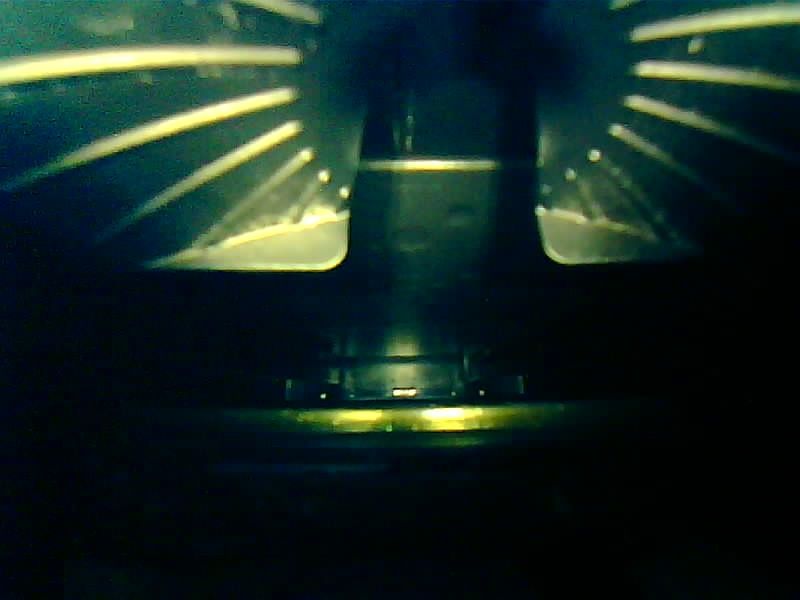
#> input picture Day 3 with weak models/images/Trial 1.jpg, 800 x 600 px, found by its file name
$ jupyter execute 'HoughLines Trasnform.ipynb'
#> lines starting #> are read from the running program, lines starting #| are printed output that depends on the picture; after the words box and inside, x2 and y2 are one past the last pixel; in counts of white or black regions, pixels touching at a corner belong together
## Complete pipeline

## Best Approach

[cell 1]
import cv2
import numpy as np
import matplotlib.pyplot as plt

# Step 1: Kicker Detection
def detect_kicker(image_path, min_line_count=3, min_intersect_count=2):
    # Load the image
    image = cv2.imread(image_path)
    if image is None:
        print("Error: Image not found.")
        return None, None

    # Step 1: Image Preprocessing
    gray_image = cv2.cvtColor(image, cv2.COLOR_BGR2GRAY)
    blurred_image = cv2.GaussianBlur(gray_image, (5, 5), 0)

    # Step 2: Edge Detection
    edges = cv2.Canny(blurred_image, 50, 150)

    # Step 3: Define ROI (upper half of the image)
    height, width = edges.shape
    roi = edges[0:int(height/2), 0:width]

    # Step 4: Pattern Recognition (Hough Transform for lines)
    lines = cv2.HoughLines(roi, 1, np.pi/180, 100)

    # Step 5: Analyze Detected Lines
    kicker_detected = False
    line_image = np.zeros_like(image)
    line_count = 0
    intersect_count = 0
    line_data = []

    if lines is not None:
        for rho, theta in lines[:, 0]:
            a = np.cos(theta)
            b = np.sin(theta)
            x0 = a * rho
            y0 = b * rho
            x1 = int(x0 + 1000 * (-b))
            y1 = int(y0 + 1000 * (a))
            x2 = int(x0 - 1000 * (-b))
            y2 = int(y0 - 1000 * (a))
            cv2.line(line_image, (x1, y1), (x2, y2), (0, 255, 0), 2)

            # Store line data for intersection check
            line_data.append(((x1, y1), (x2, y2)))
            line_count += 1

    # Step 6: Check if sufficient lines are detected
    if line_count >= min_line_count:
        # Step 7: Check for line intersections to detect kicker-like patterns
        for i in range(len(line_data)):
            for j in range(i + 1, len(line_data)):
                if check_line_intersection(line_data[i], line_data[j]):
                    intersect_count += 1

    # If enough intersections are found, we assume a kicker is detected
    kicker_detected = intersect_count >= min_intersect_count

    # Visualization
    plt.figure(figsize=(12, 10))

    # Edges
    plt.subplot(2, 3, 4)
    plt.imshow(edges, cmap='gray')
    plt.title("Detected Edges")
    plt.axis("off")

    # ROI
    plt.subplot(2, 3, 5)
    plt.imshow(roi, cmap='gray')
    plt.title("ROI (Upper Half)")
    plt.axis("off")

    # Detected Lines (if any)
    plt.subplot(2, 3, 6)
    plt.imshow(cv2.cvtColor(line_image, cv2.COLOR_BGR2RGB))
    if kicker_detected:
        plt.title(f"Kicker Detected (Lines: {line_count}, Intersections: {intersect_count})")
    else:
        plt.title("No Kicker Detected")
    plt.axis("off")

    plt.tight_layout()
    plt.show()

    if kicker_detected:
        print("Kicker detected.")
        return roi, edges  # Return the ROI and edges for further processing
    else:
        print("No kicker detected.")
        return None, None

# Step 2: Orientation Check
def check_kicker_orientation(current_roi, reference_roi_path, threshold=0.5):
    # Load the reference ROI image
    reference_roi = cv2.imread(reference_roi_path, cv2.IMREAD_GRAYSCALE)
    if reference_roi is None:
        print("Error: Reference ROI not found.")
        return False

    # Step 1: Contour Matching
    current_contours, _ = cv2.findContours(current_roi, cv2.RETR_EXTERNAL, cv2.CHAIN_APPROX_SIMPLE)
    reference_contours, _ = cv2.findContours(reference_roi, cv2.RETR_EXTERNAL, cv2.CHAIN_APPROX_SIMPLE)

    if len(current_contours) == 0 or len(reference_contours) == 0:
        print("Error: No contours found in one or both images.")
        return False

    current_contour = max(current_contours, key=cv2.contourArea)
    reference_contour = max(reference_contours, key=cv2.contourArea)

    # Match contours using Hu moments
    shape_similarity = cv2.matchShapes(current_contour, reference_contour, cv2.CONTOURS_MATCH_I1, 0.0)

    # Step 2: Image Subtraction for ROI comparison
    roi_difference = cv2.absdiff(current_roi, reference_roi)
    similarity_score = 1 - np.mean(roi_difference) / 255

    # Step 3: Visualize the results
    plt.figure(figsize=(12, 6))
    plt.subplot(1, 3, 1)
    plt.imshow(current_roi, cmap='gray')
    plt.title("Current ROI")
    plt.axis("off")

    plt.subplot(1, 3, 2)
    plt.imshow(reference_roi, cmap='gray')
    plt.title("Reference ROI")
    plt.axis("off")

    plt.subplot(1, 3, 3)
    plt.imshow(roi_difference, cmap='gray')
    plt.title(f"Similarity {similarity_score:.2f})")
    plt.axis("off")

    plt.tight_layout()
    plt.show()

    # Decision based on thresholds
    is_valid_orientation = shape_similarity > 70 and similarity_score > threshold
    if is_valid_orientation:
        print("Kicker is in a valid orientation.")
    else:
        print("Kicker is in an invalid orientation.")

    print(f"Shape Similarity: {shape_similarity:.4f}, Similarity Score: {similarity_score:.4f}")
    return is_valid_orientation

# Function to check if two lines intersect
def check_line_intersection(line1, line2):
    def ccw(A, B, C):
        return (C[1] - A[1]) * (B[0] - A[0]) > (B[1] - A[1]) * (C[0] - A[0])

    (A, B) = line1
    (C, D) = line2
    return ccw(A, C, D) != ccw(B, C, D) and ccw(A, B, C) != ccw(A, B, D)

# Full pipeline function
def kicker_pipeline(image_path, reference_roi_path, threshold=0.65):
    # Step 1: Detect Kicker
    current_roi, current_edges = detect_kicker(image_path)
    if current_roi is None:
        return False  # No kicker detected

    # Step 2: Check Orientation if kicker detected
    return check_kicker_orientation(current_roi, reference_roi_path, threshold)

# Example usage
image_path = 'image collection/CV Image Collection/03 Kicker Detection/800x600/Kicker at front position/Trial 3.jpg'
reference_roi_path = 'Reference_Imgs/reference_roi.jpg'
kicker_pipeline(image_path, reference_roi_path, threshold=0.65)

[cell 2]
# Example usage
image_path = 'image collection/CV Image Collection/03 Kicker Detection/800x600/Invalid Case/Kicker in reverse orientation/Trial 3.jpg'
reference_roi_path = 'Reference_Imgs/reference_roi.jpg'
kicker_pipeline(image_path, reference_roi_path, threshold=0.65)

[cell 3]
# Example usage
image_path = 'image collection/CV Image Collection/03 Kicker Detection/800x600/Kicker at pos 100/Trial 1.jpg'
reference_roi_path = 'Reference_Imgs/reference_roi.jpg'
kicker_pipeline(image_path, reference_roi_path, threshold=0.65)
#> call 3 of detect_kicker, with min_line_count = 3, min_intersect_count = 2
#> in detect_kicker, image is the input picture: shape (600, 800, 3); mean B, G, R 35.5, 40.6, 21.4
#> in detect_kicker (call 3), `gray_image = cv2.cvtColor(image, cv2.COLOR_BGR2GRAY)`:
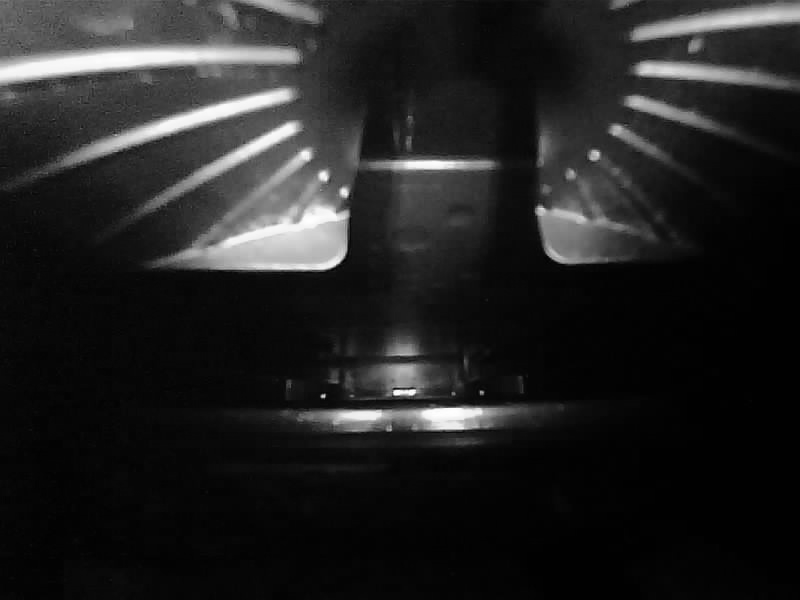
#> gray_image: shape (600, 800); min 1, max 254, mean 34.2
#> in detect_kicker (call 3), `edges = cv2.Canny(blurred_image, 50, 150)`:
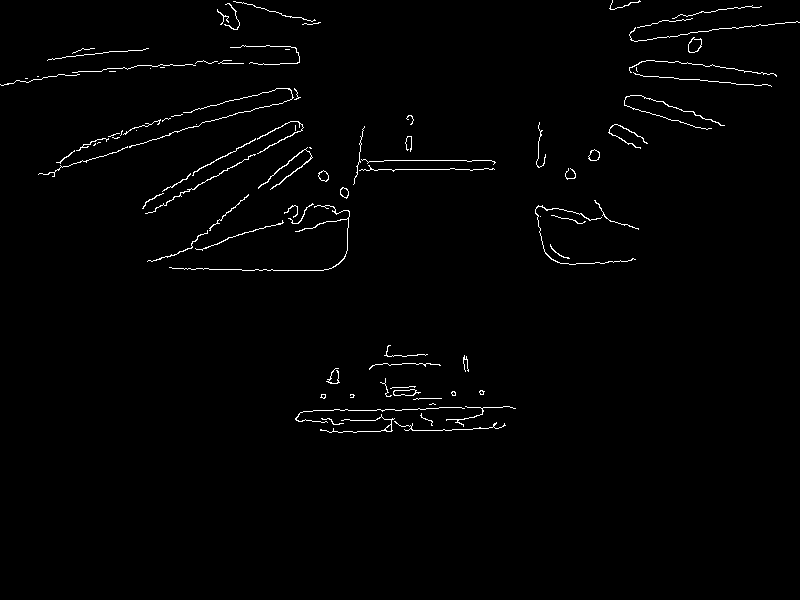
#> edges: shape (600, 800); 1.2% white in thin lines or dots, all inside (x1, y1, x2, y2) = (0, 0, 800, 433)
#> in detect_kicker (call 3), `roi = edges[0:int(height/2), 0:width]`:
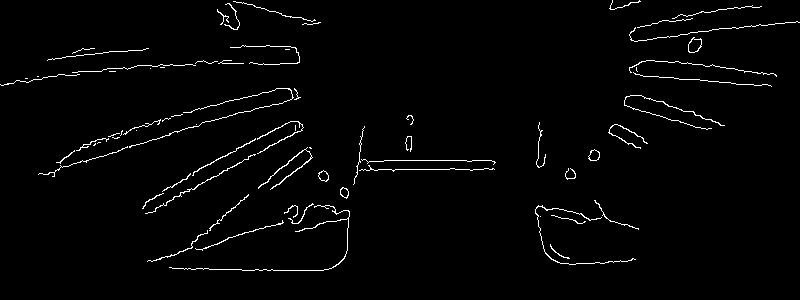
#> roi: shape (300, 800); 2% white in thin lines or dots
#> in detect_kicker (call 3), `lines = cv2.HoughLines(roi, 1, np.pi/180, 100)`: lines = [[160, 1.57], [169, 1.57], [256, 1.08], [178, 1.27], [258, 1.06], [265, 1.59]]
#> the loop in detect_kicker (call 3), `for rho, theta in lines[:, 0]:` made 6 passes
#> (rho, theta, a, b, x0, y0, x1, y1) on passes 1 to 6: (160, 1.57, -4.37e-08, 1, -6.99e-06, 160, -1000, 159), (169, 1.57, -4.37e-08, 1, -7.39e-06, 169, -1000, 168), (256, 1.08, 0.469, 0.883, 120.2, 226, -762, 695), (178, 1.27, 0.292, 0.956, 52.04, 170.2, -904, 462), (258, 1.06, 0.485, 0.875, 125.1, 225.7, -749, 710), (265, 1.59, -0.0175, 1, -4.62, 265, -1004, 247)
#> after the loop in detect_kicker (call 3), `for rho, theta in lines[:, 0]:`:
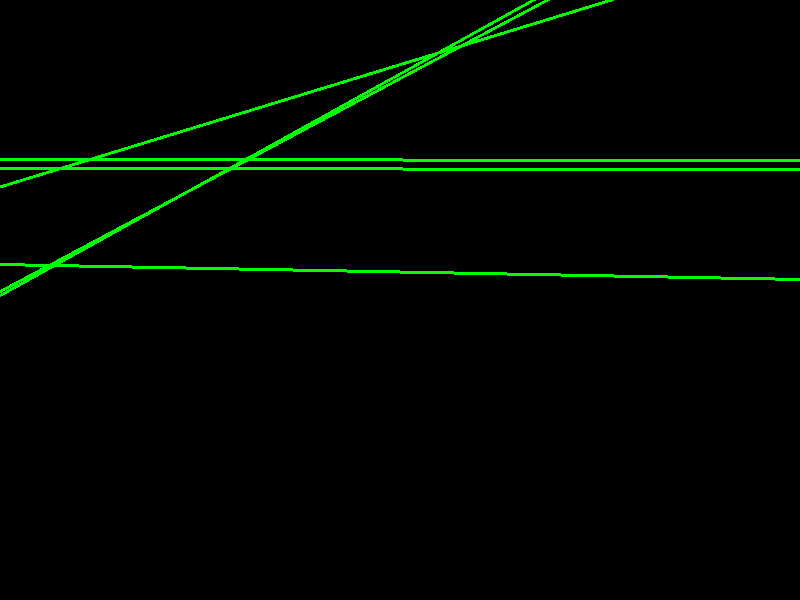
#> line_image: shape (600, 800, 3); mean of channels 0, 1, 2 0, 6.3, 0; drawn as B, G, R
#> after the loop in detect_kicker (call 3), `for rho, theta in lines[:, 0]:`: line_count = 6; line_data = [((-1000, 159), (999, 160)), ((-1000, 168), (999, 169)), ((-762, 695), (1003, -243)), ((-904, 462), (1008, -122)), ((-749, 710), (999, -259)), ((-1004, 247), (995, 282))]
#> the loop in detect_kicker (call 3), `for i in range(len(line_data)):` made 6 passes
#> after the loop in detect_kicker (call 3), `for i in range(len(line_data)):`: intersect_count = 12
#> in detect_kicker (call 3), `kicker_detected = intersect_count >= min_intersect_count`: kicker_detected = True

$ run again, with Day 3 with weak models/images/Trial 2.jpg copied over Day 3 with weak models/images/Trial 1.jpg
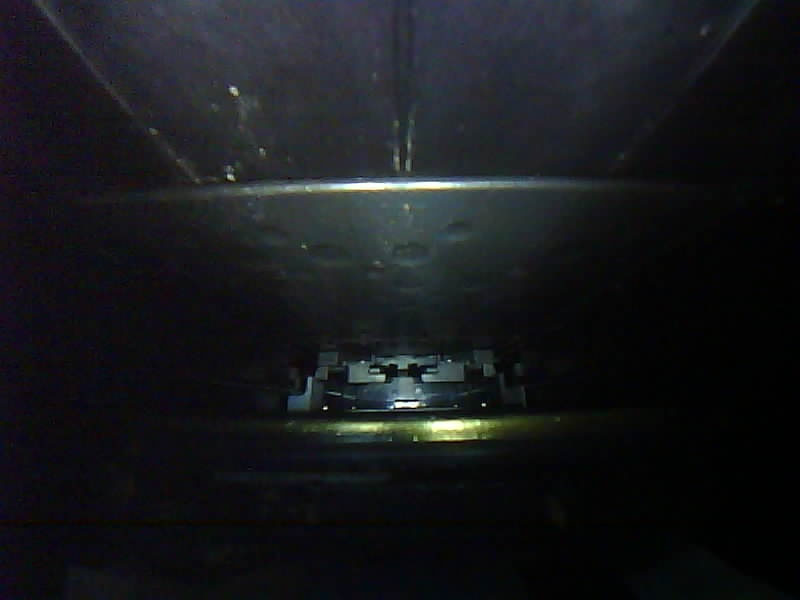
#> input picture Day 3 with weak models/images/Trial 2.jpg, 800 x 600 px, found by its file name
#> in detect_kicker, image is the input picture: shape (600, 800, 3); mean B, G, R 28.2, 25.2, 23.4
#> edges: shape (600, 800); 0.59% white in thin lines or dots, all inside (x1, y1, x2, y2) = (149, 87, 547, 442)
#> in detect_kicker (call 3), `roi = edges[0:int(height/2), 0:width]`:
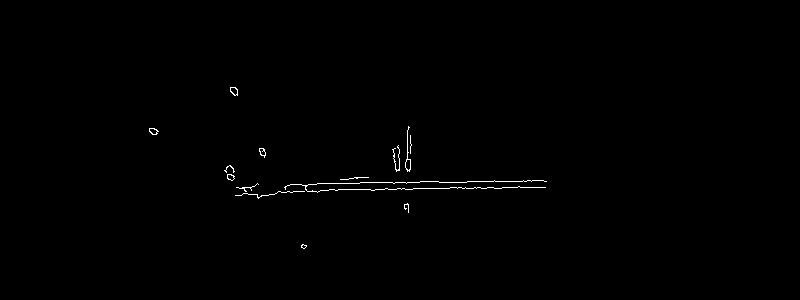
#> roi: shape (300, 800); 0.4% white in thin lines or dots, all inside (x1, y1, x2, y2) = (149, 87, 547, 249)
#> lines = [[196, 1.55], [189, 1.55]]
#> the loop in detect_kicker (call 3), `for rho, theta in lines[:, 0]:` made 2 passes
#> (rho, theta, a, b, x0, y0, x1, y1) on passes 1 to 2: (196, 1.55, 0.0175, 1, 3.42, 196, -996, 213), (189, 1.55, 0.0175, 1, 3.3, 189, -996, 206)
#> after the loop in detect_kicker (call 3), `for rho, theta in lines[:, 0]:`: line_count = 2; line_data = [((-996, 213), (1003, 178)), ((-996, 206), (1003, 171))]
#> in detect_kicker (call 3), `plt.show()`:
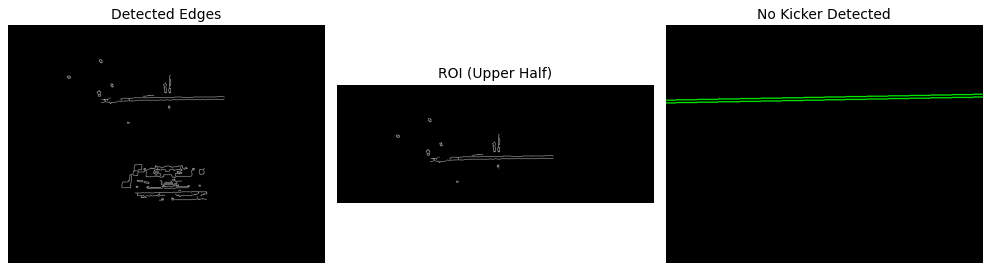
#> figure drawn by matplotlib, 3 panels

$ run again, with Day 3 with weak models/images/cam2024_09_26_14_03_54.jpg copied over Day 3 with weak models/images/Trial 1.jpg
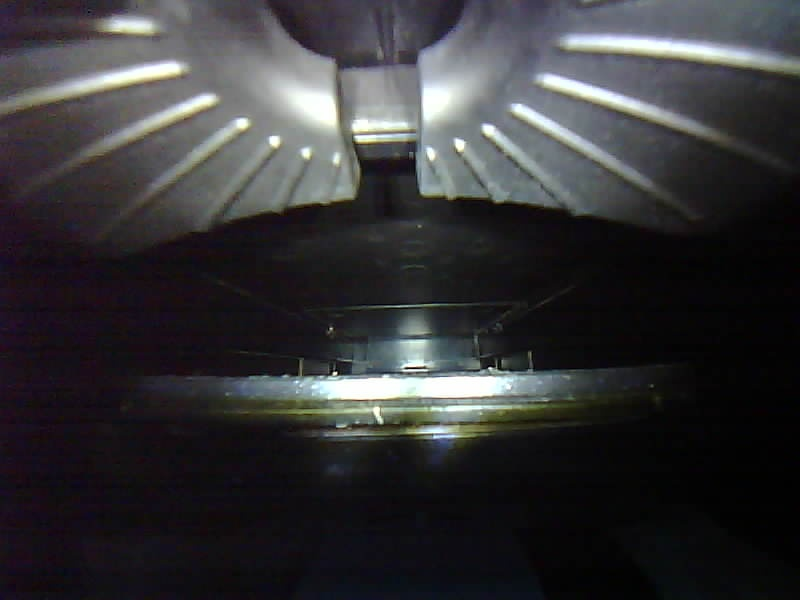
#> input picture Day 3 with weak models/images/cam2024_09_26_14_03_54.jpg, 800 x 600 px, found by its file name
#> in detect_kicker, image is the input picture: shape (600, 800, 3); mean B, G, R 54.4, 52.3, 52.8
#> edges: shape (600, 800); 1.6% white in thin lines or dots, all inside (x1, y1, x2, y2) = (0, 3, 800, 440)
#> in detect_kicker (call 3), `roi = edges[0:int(height/2), 0:width]`:
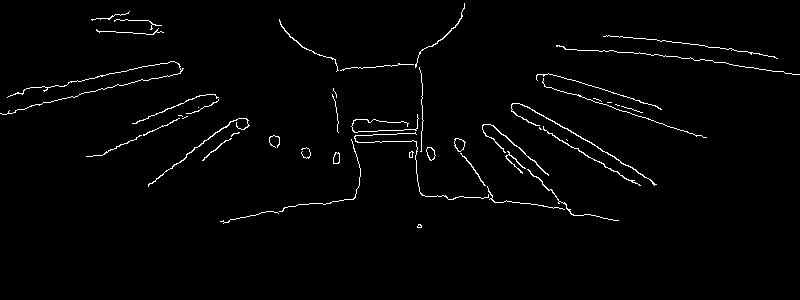
#> roi: shape (300, 800); 1.7% white in thin lines or dots, all inside (x1, y1, x2, y2) = (0, 3, 800, 228)
#> lines = [[-87, 1.88], [-159, 2.09]]
#> the loop in detect_kicker (call 3), `for rho, theta in lines[:, 0]:` made 2 passes
#> (rho, theta, a, b, x0, y0, x1, y1) on passes 1 to 2: (-87, 1.88, -0.309, 0.951, 26.88, -82.74, -924, -391), (-159, 2.09, -0.5, 0.866, 79.5, -137.7, -786, -637)
#> after the loop in detect_kicker (call 3), `for rho, theta in lines[:, 0]:`:
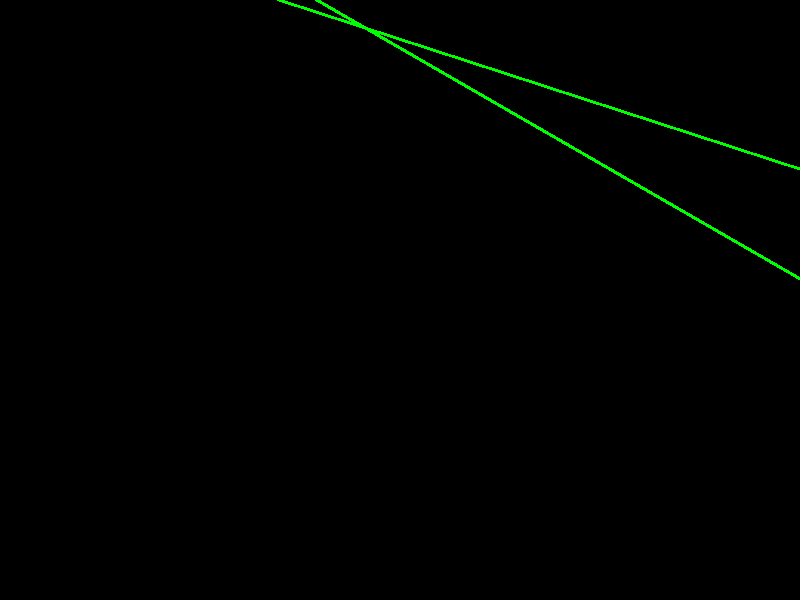
#> line_image: shape (600, 800, 3); mean of channels 0, 1, 2 0, 1.7, 0; drawn as B, G, R
#> after the loop in detect_kicker (call 3), `for rho, theta in lines[:, 0]:`: line_count = 2; line_data = [((-924, -391), (977, 226)), ((-786, -637), (945, 362))]
